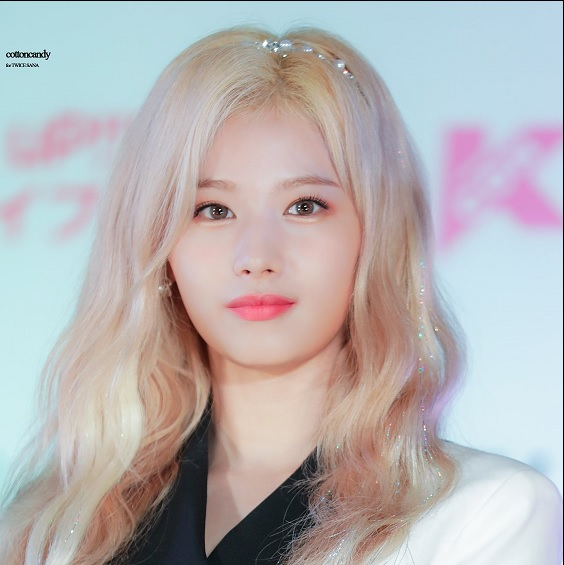
#> input picture dataset/test/7.jpg, 564 x 565 px, given as the content of the folder dataset/train, which was not available
$ python face_recognition.py
#> lines starting #> are read from the running program, lines starting #| are printed output that depends on the picture; pictures that were not available may be replaced by others from this repository, and a replacement may not be noted
#Grace Vernanda - 2201776552
#Keyzia Alexandra - 2201731573

import os
from matplotlib import pyplot as plt
import cv2
import numpy as np
from PIL import Image

def get_path_list(root_path):
    #List of directories inside the trainDir
#> called with root_path = 'dataset/train'
    trainDirList = os.listdir(root_path)
    folderName = []

    for trainDir in trainDirList:
        folderName.append(trainDir)

    return folderName

def get_class_id(root_path, train_names):
    #Read the train images and get the folder id
#> called with root_path = 'dataset/train'
    images = []
    trainDirID = []

    for index, trainDir in enumerate(train_names):
        imagePathList = os.listdir(root_path + '/' + trainDir)
        for imagePath in imagePathList:
            img = plt.imread(root_path + '/' + trainDir + '/' + imagePath)
#> img is the input picture: shape (565, 564, 3); mean R, G, B 182.9, 178.4, 178.9
            images.append(img)
            trainDirID.append(index)

    return images, trainDirID

def detect_train_faces_and_filter(image_list, image_classes_list):
    #detect faces and remove file if no face is found
    faceCascade = cv2.CascadeClassifier('haarcascade_frontalface_default.xml')
    grayFaceImages = []
    grayFaceID = []

    for image, imageID in zip(image_list, image_classes_list):
        if image.dtype != "uint8":
            image = (image * 255).round().astype(np.uint8)

        imgGray = cv2.cvtColor(image, cv2.COLOR_BGR2GRAY)
        detectedFace = faceCascade.detectMultiScale(imgGray, scaleFactor=1.2, minNeighbors=5, minSize=(100,100))

        if(len(detectedFace) < 1):
            continue
        for faceArea in detectedFace:
            x, y, w, h = faceArea
            #cv2.rectangle(image, (x, y), (x+w, y+h), (255, 0, 0), 3)
            face = imgGray[y:y+w, x:x+h]
            grayFaceImages.append(face)
            grayFaceID.append(imageID)

    return grayFaceImages, grayFaceID

def detect_test_faces_and_filter(image_list):
    faceCascade = cv2.CascadeClassifier('haarcascade_frontalface_default.xml')

    grayFaceImages = []
    faceAreaList = []

    for index, image in enumerate(image_list):
        if image.dtype != "uint8":
            image = (image * 255).round().astype(np.uint8)

        imgGray = cv2.cvtColor(image, cv2.COLOR_BGR2GRAY)
        detectedFace = faceCascade.detectMultiScale(imgGray, scaleFactor=1.2, minNeighbors=5)

        if(len(detectedFace) < 1):
            continue
        for faceArea in detectedFace:
            x, y, w, h = faceArea
            face = imgGray[y:y+w, x:x+h]
            grayFaceImages.append(face)
            faceAreaList.append(faceArea)

    return grayFaceImages, faceAreaList

def train(train_face_grays, image_classes_list):
    recognizer = cv2.face.LBPHFaceRecognizer_create()
    recognizer.train(train_face_grays, np.array(image_classes_list))

    return recognizer

def get_test_images_data(test_root_path):
    images = []

    imagePathList = os.listdir(test_root_path)

    for imagePath in imagePathList:
        img = plt.imread(test_root_path + '/' + imagePath)
        images.append(img)

    return images

def predict(recognizer, test_faces_gray):
    resultList = []
    lostList = []

    for image in test_faces_gray:
        result, loss = recognizer.predict(image)
        resultList.append(result)
        lostList.append(loss)

    return resultList, lostList

def draw_prediction_results(predict_results, lostList, test_image_list, test_faces_rects, train_names, size):
    drawnPredict = []

    for index, image in enumerate(test_image_list):
        x, y, w, h = test_faces_rects[index]

        cv2.rectangle(image, (x, y), (x+w, y+h), (255, 0, 0), 3)
        res = predict_results[index]
        loss = lostList[index]
        text = train_names[res] + " (" + str("%.2f" % round(loss, 2)) + ")"
        cv2.putText(image, text, (x, y - 10), cv2.FONT_HERSHEY_PLAIN, 2, (255, 0, 0), 2)

        image = cv2.resize(image, (200, 200), interpolation=cv2.INTER_AREA)

        drawnPredict.append(image)

    return drawnPredict

def combine_and_show_result(image_list, size):
    combinedImage = Image.new('RGB', (size * len(image_list), size))

    xOffset = 0
    for image in image_list:
        cvtImg = Image.fromarray(np.uint8(image)).convert('RGB')
        combinedImage.paste(cvtImg, (xOffset,0))
        xOffset += size
    combinedImage.show()

'''
You may modify the code below if it's marked between

-------------------
Modifiable
-------------------

and

-------------------
End of modifiable
-------------------
'''

if __name__ == "__main__":
    '''
        Please modify train_root_path value according to the location of
        your data train root directory

        -------------------
        Modifiable
        -------------------
    '''
    train_root_path = "dataset/train"
    '''
        -------------------
        End of modifiable
        -------------------
    '''

    train_names = get_path_list(train_root_path)
    train_image_list, image_classes_list = get_class_id(train_root_path, train_names)
#> train_image_list = 1 item; image_classes_list = [0]
    train_face_grays, filtered_classes_list = detect_train_faces_and_filter(train_image_list, image_classes_list)
#> the loop in detect_train_faces_and_filter, `for image, imageID in zip(image_list, image_classes_list):` made 1 pass
#> (imageID, detectedFace) on pass 1: (0, [[139, 113, 252, 252]])
#> pass 1, in detect_train_faces_and_filter, `imgGray = cv2.cvtColor(image, cv2.COLOR_BGR2GRAY)`:
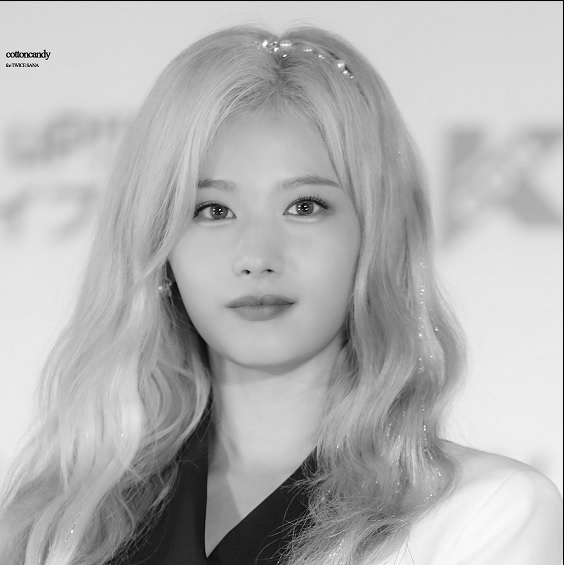
#> imgGray: shape (565, 564); min 0, max 255, mean 179.1
#> after the loop in detect_train_faces_and_filter, `for image, imageID in zip(image_list, image_classes_list):`: grayFaceImages = 1 item
#> train_face_grays = 1 item; filtered_classes_list = [0]
    recognizer = train(train_face_grays, filtered_classes_list)

    '''
        Please modify train_root_path value according to the location of
        your data train root directory

        -------------------
        Modifiable
        -------------------
    '''
    test_root_path = "dataset/test"
    '''
        -------------------
        End of modifiable
        -------------------
    '''

    test_image_list = get_test_images_data(test_root_path)
#> test_image_list = 3 items
    test_faces_gray, test_faces_rects = detect_test_faces_and_filter(test_image_list)
#> the loop in detect_test_faces_and_filter, `for index, image in enumerate(image_list):` made 3 passes
#> detectedFace on passes 1 to 3: [[139, 113, 252, 252]], [[177, 95, 153, 153]], [[126, 181, 354, 354]]
#> pass 2, in detect_test_faces_and_filter, `imgGray = cv2.cvtColor(image, cv2.COLOR_BGR2GRAY)`:
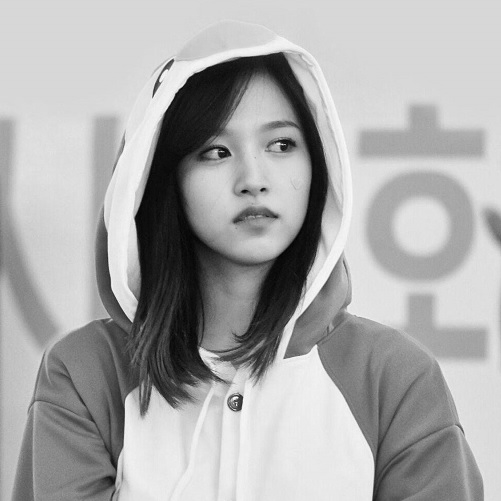
#> imgGray: shape (501, 501); min 1, max 253, mean 170.3
#> pass 3, in detect_test_faces_and_filter, `imgGray = cv2.cvtColor(image, cv2.COLOR_BGR2GRAY)`:
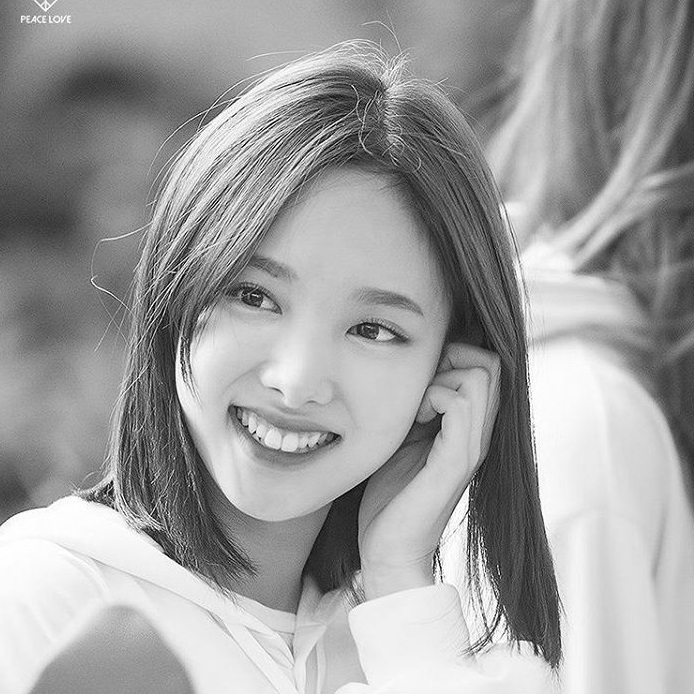
#> imgGray: shape (694, 694); min 1, max 255, mean 158.8
#> after the loop in detect_test_faces_and_filter, `for index, image in enumerate(image_list):`: faceAreaList = [[139, 113, 252, 252], [177, 95, 153, 153], [126, 181, 354, 354]]; grayFaceImages = 3 items
#> test_faces_gray = 3 items; test_faces_rects has the same summary as faceAreaList in detect_test_faces_and_filter
    predict_results, lostList = predict(recognizer, test_faces_gray)
#> the loop in predict, `for image in test_faces_gray:` made 3 passes
#> loss on passes 1 to 3: 0, 83.85, 64.74
#> after the loop in predict, `for image in test_faces_gray:`: lostList = [0, 83.85, 64.74]; resultList = [0, 0, 0]
#> predict_results = [0, 0, 0]; lostList = [0, 83.85, 64.74]
    predicted_test_image_list = draw_prediction_results(predict_results, lostList, test_image_list, test_faces_rects, train_names, 200)
#> the loop in draw_prediction_results, `for index, image in enumerate(test_image_list):` made 3 passes
#> (x, y, w, h, loss, text) on passes 1 to 3: (139, 113, 252, 252, 0, '7.jpg (0.00)'), (177, 95, 153, 153, 83.85, '7.jpg (83.85)'), (126, 181, 354, 354, 64.74, '7.jpg (64.74)')
#> pass 2, in draw_prediction_results, `image = cv2.resize(image, (200, 200), interpolation=cv2.INTER_AREA)`:
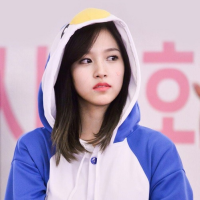
#> image: shape (200, 200, 3); mean of channels 0, 1, 2 178.5, 161.3, 185.1; drawn as R, G, B
#> pass 3, in draw_prediction_results, `image = cv2.resize(image, (200, 200), interpolation=cv2.INTER_AREA)`:
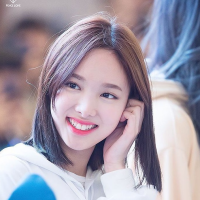
#> image: shape (200, 200, 3); mean of channels 0, 1, 2 162.1, 153.7, 167.5; drawn as R, G, B
#> after the loop in draw_prediction_results, `for index, image in enumerate(test_image_list):`: drawnPredict = 3 items
#> predicted_test_image_list = 3 items

    combine_and_show_result(predicted_test_image_list, 200)
#> in combine_and_show_result, `combinedImage = Image.new('RGB', (size * len(image_list), size))`: combinedImage: PIL image 600x200 RGB; every value is 0
#> the loop in combine_and_show_result, `for image in image_list:` made 3 passes
#> xOffset on passes 1 to 3: 200, 400, 600
#> after the loop in combine_and_show_result, `for image in image_list:`:
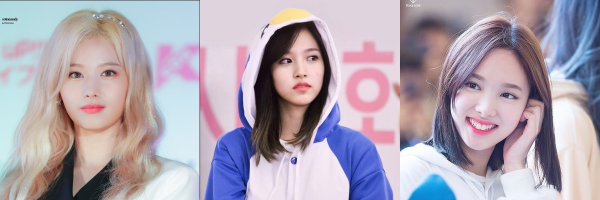
#> combinedImage: PIL image 600x200 RGB; mean R, G, B 174.5, 164.5, 177.2
#> after the loop in combine_and_show_result, `for image in image_list:`: xOffset = 600
